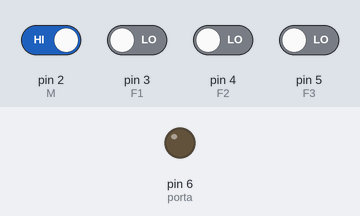
Bench run of a sketch on a simulated Arduino Uno, built with avr-gcc and run on an emulated ATmega328P. On the bench: output pins drawn as LEDs (lit = HIGH). Inputs (shaded band) come from the test bench; at power-on: pin 2 (M) HIGH, pin 3 (F1), pin 4 (F2), pin 5 (F3) LOW.

Above: at 1.2 s.
1.3 s: pin 2 (M) driven LOW and pin 3 (F1) driven HIGH
At 2.1 s:
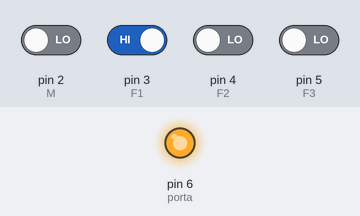
2.8 s: pin 2 (M) driven HIGH
At 3.3 s:
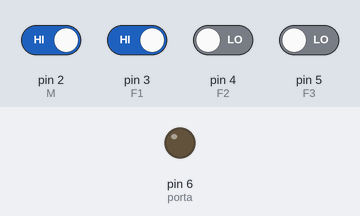
4.3 s: pin 2 (M) driven LOW
At 5.6 s:
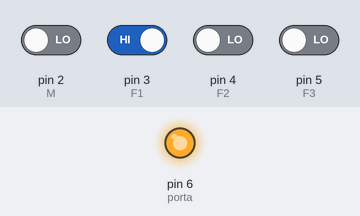
Timing chart, 0 to 7.3 s (numbered marks = the images above; inputs shaded):
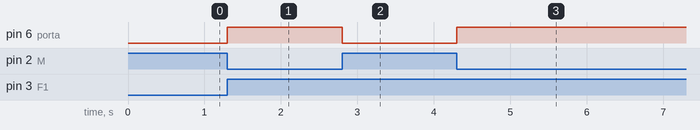

The sketch:

ELEVADOREXERCICIO3.ino
```cpp
const int M = 2;
const int F1 = 3;
const int F2 = 4;
const int F3 = 5;
const int porta = 6;

void setup() {
  pinMode(M, INPUT);
  pinMode(F1, INPUT);
  pinMode(F2, INPUT);
  pinMode(F3, INPUT);
  pinMode(porta, OUTPUT);
}

void loop() {

  int movimento = digitalRead(M);
  int pisoF1 = digitalRead(F1);
  int pisoF2 = digitalRead(F2);
  int pisoF3 = digitalRead(F3);


  if (movimento == LOW && (pisoF1 == HIGH || pisoF2 == HIGH || pisoF3 == HIGH)) {
    digitalWrite(porta, HIGH);
  } else {
    digitalWrite(porta, LOW);
  }

  delay(100);
}
```

Measured:
- after the input at 1.3 s, pin 6 (porta): LOW → HIGH at once
- after the input at 2.8 s, pin 6 (porta): HIGH → LOW at once
- after the input at 4.3 s, pin 6 (porta): LOW → HIGH at once
